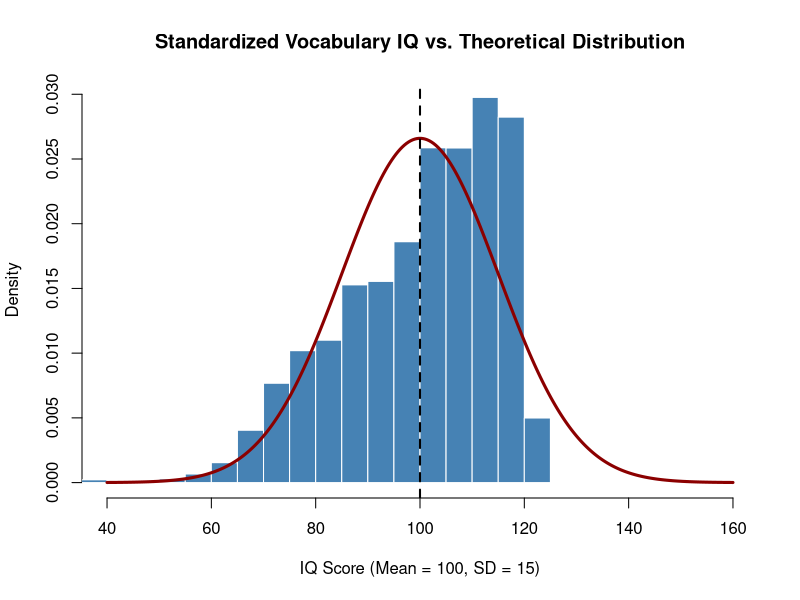
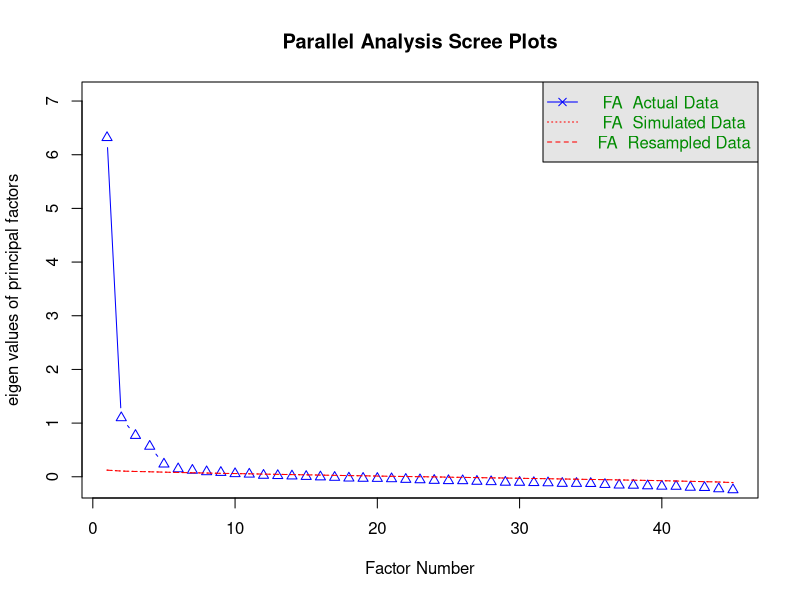

R code for these plots, in order:
# 1. LOAD CLEAN DATA
# Since the CSV is now properly formatted, read.csv works perfectly
viqt_data <- read.csv("VIQT_data.csv", stringsAsFactors = FALSE)

# 2. FILTER FOR VALIDITY
# Isolate valid data by removing scores of 0 or less 
# (removes non-serious attempts or pure guessing)
viqt_clean <- viqt_data[viqt_data$score_full > -10, ]

# 3. CALCULATE RAW BENCHMARKS
v_mean <- mean(viqt_clean$score_full, na.rm = TRUE)
v_sd   <- sd(viqt_clean$score_full, na.rm = TRUE)

# 4. STANDARDIZE TO IQ SCALE
# Transforming raw crystallized intelligence scores to Mean=100, SD=15
viqt_clean$IQ_standardized <- ((viqt_clean$score_full - v_mean) / v_sd) * 15 + 100

# 5. VERIFY IN CONSOLE
print("--- Standardized IQ Summary ---")
print(summary(viqt_clean$IQ_standardized))
print(paste("Standard Deviation:", round(sd(viqt_clean$IQ_standardized, na.rm = TRUE), 2)))

# 6. HIGH-PRECISION HISTOGRAM
# Using 45 breaks to match the 45 items on the test battery
hist(viqt_clean$IQ_standardized, 
     prob = TRUE, 
     breaks = 20, 
     main = "Standardized Vocabulary IQ vs. Theoretical Distribution", 
     xlab = "IQ Score (Mean = 100, SD = 15)", 
     col = "steelblue", 
     border = "white",
     xlim = c(40, 160))

# 7. OVERLAY THEORETICAL BELL CURVE
# Generates the mathematically perfect normal distribution for comparison
x_vals <- seq(40, 160, length = 300)
y_vals <- dnorm(x_vals, mean = 100, sd = 15)
lines(x_vals, y_vals, col = "darkred", lwd = 3)

# 8. MARK THE MEAN
abline(v = 100, col = "black", lty = 2, lwd = 2)

# Install and load the psych library
if(!require(psych)) install.packages("psych")
library(psych)

# 1. Select only the vocabulary question columns for the analysis
# We use the 'viqt_clean' data you already filtered
q_data <- viqt_clean[, paste0("Q", 1:45)]

# Parallel analysis suggests how many factors to extract
fa.parallel(q_data, fm = "minres", fa = "fa")

# Run Exploratory Factor Analysis (EFA)
# fm="minres" is a standard extraction method
# rotate="oblimin" allows factors to correlate (common in IQ testing)
fa_result <- fa(q_data, nfactors = 1, rotate = "oblimin", fm = "minres")

# View the loadings
# High loadings (e.g., > 0.4) mean that question is a strong measure of the factor
print(fa_result$loadings, cutoff = 0.3)
